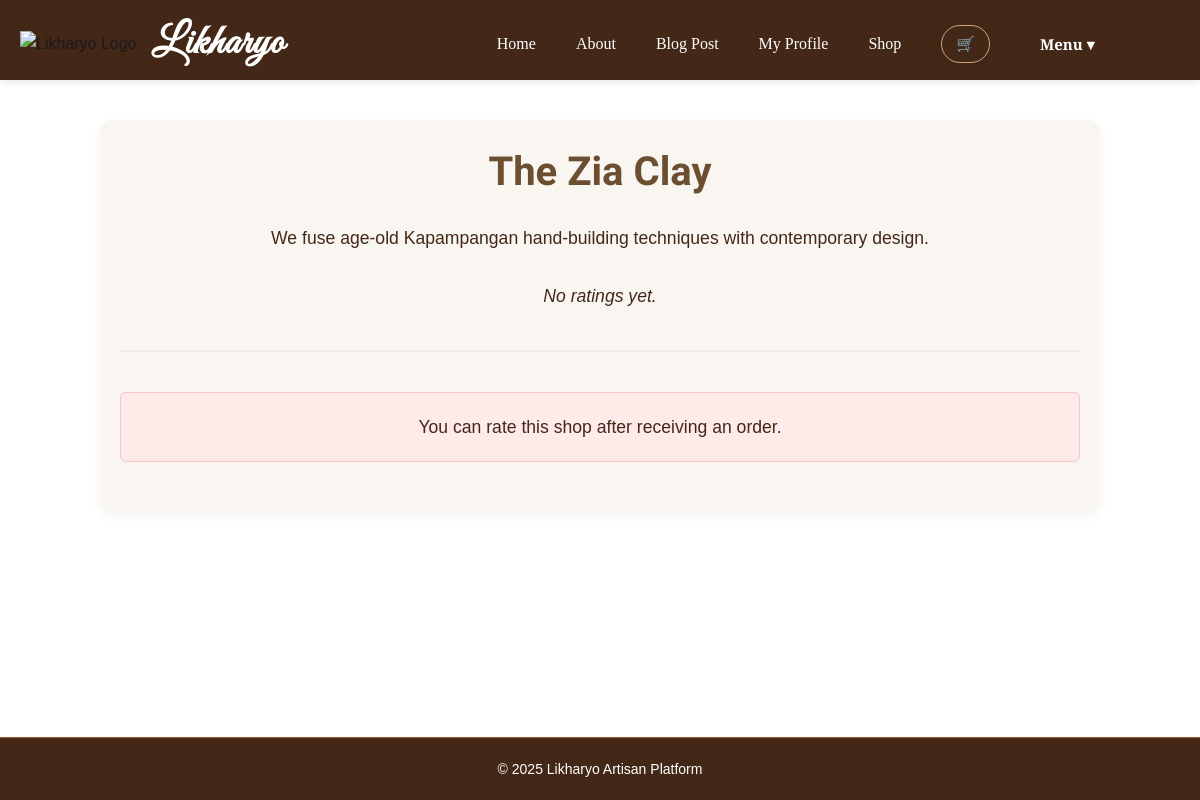
Page /shop/1/rate (signed in) on the committed database.
### models.py (models this page shows)
class Shop(db.Model):
    __tablename__ = 'shops'
    shop_id = db.Column(db.Integer, primary_key=True)
    name = db.Column(db.String(150), nullable=False)
    description = db.Column(db.Text, nullable=True)
    owner_id = db.Column(db.Integer, db.ForeignKey('users.user_id'), nullable=False)
    parent_shop_id = db.Column(db.Integer, db.ForeignKey('shops.shop_id'), nullable=True)
    items = db.relationship('Item', backref='shop', lazy=True)

### views.py (the view)
@views_bp.route("/shop/<int:shop_id>/rate", methods=["GET"])
@login_required
def show_rate_shop(shop_id):
    shop = Shop.query.get_or_404(shop_id)
    form = RatingForm()
    eligible_order = Order.query.filter_by(
        user_id=current_user.user_id,
        shop_id=shop_id,
        status="received"
    ).first()
    existing_rating = Rating.query.filter_by(
        user_id=current_user.user_id,
        shop_id=shop_id
    ).first()
    avg_rating = None
    if shop.ratings:
        avg_rating = sum(r.value for r in shop.ratings) / len(shop.ratings)
    return render_template(
        "shop_rating.html",
        shop=shop,
        form=form,
        avg_rating=avg_rating,
        eligible_order=eligible_order,
        existing_rating=existing_rating
    )

### app.py (called while the page is built)
@login_manager.user_loader
def load_user(user_id):
    return User.query.get(int(user_id))

### templates/shop_rating.html
{% extends "base.html" %}
{% block extra_css %}
  <link rel="stylesheet" href="{{ url_for('static', filename='shop_rating.css') }}?v=2">
{% endblock %}
{% block content %}
<div class="shop-page">
  <h2>{{ shop.name }}</h2>
  <p>{{ shop.description }}</p>
  {% if avg_rating %}
    <div class="rating-section">
      <p>
        Average Rating:
        <span class="rating-stars">
          {% for i in range(avg_rating|round(0, 'floor')|int) %}
            ⭐
          {% endfor %}
        </span>
        <span class="rating-text">({{ "%.1f"|format(avg_rating) }})</span>
      </p>
    </div>
  {% else %}
    <p class="no-ratings">No ratings yet.</p>
  {% endif %}
  <hr>
  {% if eligible_order %}
    <div class="rating-form">
      <form method="POST" action="{{ url_for('views.rate_shop_user', shop_id=shop.shop_id) }}">
        {{ form.hidden_tag() }}
        <div class="form-group">
          <label for="{{ form.value.id }}">Rate your experience:</label><br>
          {{ form.value(class="form-control") }}
        </div>
        <button type="submit" class="btn btn-primary">Submit Rating</button>
      </form>
    </div>
  {% else %}
    <p class="text-warning">You can rate this shop after receiving an order.</p>
  {% endif %}
</div>
{% endblock %}

### static/base.css (style rules this page uses)
* { margin: 0; padding: 0; box-sizing: border-box; }
body { font-family: 'Poppins', sans-serif; background: linear-gradient(190deg, #f5ebe0); color: #1a1a1a; line-height: 1.6; display: flex; flex-direction: column; min-height: 100vh; }

### static/shop_rating.css (style rules this page uses)
.shop-page { max-width: 1000px; margin: 0 auto; padding: 20px; font-family: "Poppins", sans-serif; color: #333; background-color: #f9f5f0; border-radius: 12px; box-shadow: 0 4px 12px rgba(0,0,0,0.05); }
.shop-page h2 { font-size: 2.5rem; font-weight: 700; color: #6C4E31; text-align: center; margin-bottom: 20px; font-family: 'Rye', cursive; text-transform: capitalize; }
.shop-page p { font-size: 1.1rem; line-height: 1.6; color: #432818; text-align: center; margin-bottom: 30px; }
.no-ratings { font-style: italic; color: #888; }
.shop-page hr { border: none; height: 2px; background-color: #ececec; margin: 40px 0; }
.text-warning { text-align: center; font-size: 1.1rem; color: #a94442; font-weight: 500; padding: 20px; background-color: #ffeaea; border: 1px solid #f5c6cb; border-radius: 6px; margin-top: 20px; }

### rows in the picture
Shop: name "The Zia Clay", description "We fuse age-old Kapampangan hand-building techniques with contemporary design."
